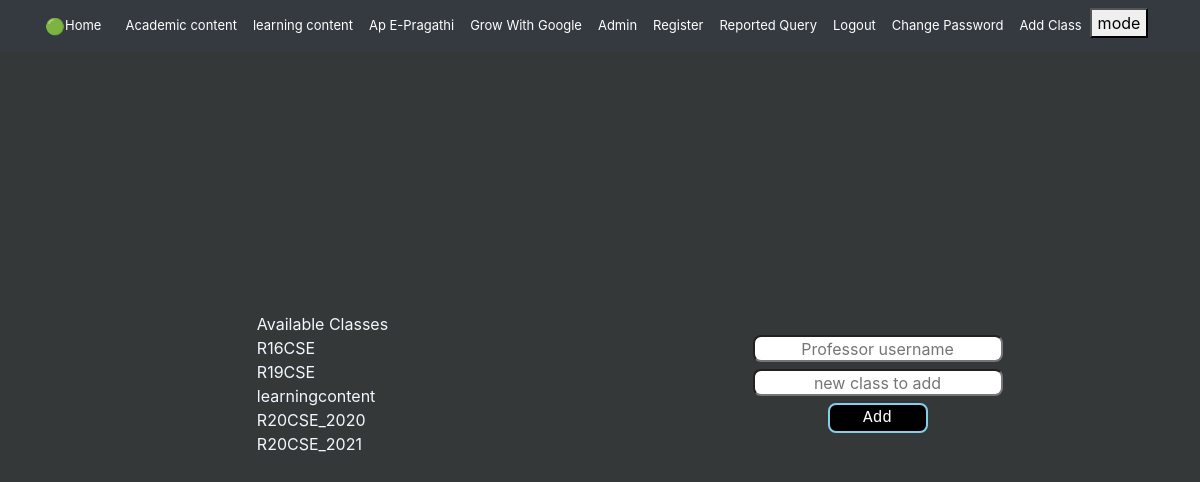
Screenshot of /add-class/ (signed in) with the database file from the repository.
### curriculum/models.py (models this page shows, shortened)
class Standard(models.Model):
    name = models.CharField(max_length=100, unique=True)
    slug = models.SlugField(null=True, blank=True)
    description = models.TextField(max_length=500,blank=True)
    def __str__(self):
        return self.name

### app_users/views.py (the view)
# urls.py: path('add-class/',views.add_class,name='add_class'),
@login_required                                                                 #needed
def add_class(request):
    standards = Standard.objects.all()
    if request.method == "POST":
        teacher_name = request.POST.get('name')
        s = ","
        class_to_add = request.POST.get('class')
        t_details = User.objects.select_related('user_profile').get(username=teacher_name)
        s+=class_to_add
        u_details = UserProfileInfo.objects.get(user=t_details.id)
        u_details.bio +=s
        u_details.save()
        print(u_details.bio)
        return render(request, 'app_users/add_class.html',{"sucess_msg":"classes updated successfully","standards":standards})
    else:
        return render(request, 'app_users/add_class.html',{"standards":standards})

### app_users/templates/app_users/add_class.html (shortened to what this page needs)
{% extends 'base.html' %}
{% load static %}
{% load crispy_forms_tags %}
{% block content %}
    <div class="ncontainer">
    <div class="ncontainer1">
        Available Classes <br>
        {% for standard in standards %}
        {{standard}}
        <br>
        {% endfor%}
    </div>
    {% if user.is_authenticated %}
    <div class="ncontainer2">
        <form id = "nform" action="{% url 'add_class' %}" method="post">
            <input class = "ninput" type="text" name="name" placeholder="Professor username">
            <input class = "ninput" type="text" name = "class" placeholder="new class to add">
            <input id = "nbutton" type="submit" value="Add" >
        </form>
    </div>
    {% else %}
    <div class="ncontainer2">
        Illegal
    </div>
    </div>
    {% endif %}
{%endblock%}

### static/css/master_css.css (style rules this page uses)
html, body, header, #intro { height: 100%; }

### static/css/login_test.css (style rules this page uses)
.ncontainer { display: grid; grid-template-columns:1fr 1fr; height: 96vh; }
.ncontainer2 { display: flex; justify-content: center; align-items: center; }
.ncontainer1 { display: flex; justify-content: center; align-items: center; color: aliceblue; }
#nform { display: grid; grid-gap: 7px; }
#nbutton { width: 100px; margin: auto; display: block; color: white; background-color: black; font-size: medium; font-family: 'Courier New', Courier, monospace; border: 2px solid skyblue; border-radius: 8px; }
.ninput { border-radius: 8px; width: 250px; margin: auto; display: block; height: 27px; text-align: center; }

### static/css/navigation_bar.css (style rules this page uses)
.main_black { background-color: #353839; color: white; }

### rows the page displays
Standard: name "R16CSE"
Standard: name "R19CSE"
Standard: name "learningcontent"
Standard: name "R20CSE_2020"
Standard: name "R20CSE_2021"
